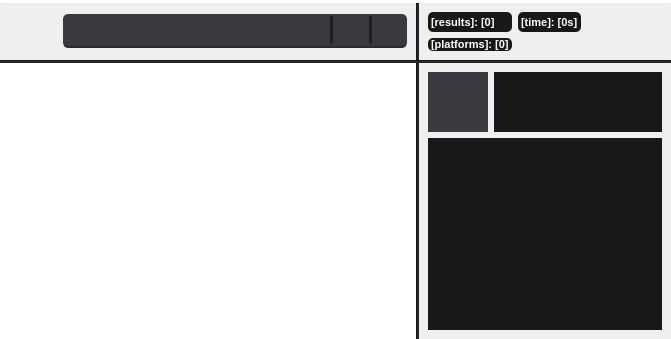
      <widget class="QWidget" name="page_2">
       <layout class="QGridLayout" name="gridLayout_20">
        <property name="leftMargin">
         <number>0</number>
        </property>
        <property name="topMargin">
         <number>0</number>
        </property>
        <property name="rightMargin">
         <number>0</number>
        </property>
        <property name="bottomMargin">
         <number>0</number>
        </property>
        <property name="spacing">
         <number>0</number>
        </property>
        <item row="1" column="2">
         <widget class="Line" name="line_2">
          <property name="styleSheet">
           <string notr="true">background-color: rgb(35, 36, 40);</string>
          </property>
          <property name="orientation">
           <enum>Qt::Vertical</enum>
          </property>
         </widget>
        </item>
        <item row="2" column="0" colspan="5">
         <widget class="Line" name="line_3">
          <property name="styleSheet">
           <string notr="true">background-color: rgb(35, 36, 40);</string>
          </property>
          <property name="orientation">
           <enum>Qt::Horizontal</enum>
          </property>
         </widget>
        </item>
        <item row="3" column="0">
         <widget class="QListWidget" name="listWidget_3">
          <property name="font">
           <font>
            <pointsize>8</pointsize>
           </font>
          </property>
          <property name="frameShape">
           <enum>QFrame::NoFrame</enum>
          </property>
         </widget>
        </item>
        <item row="0" column="0" colspan="5">
         <widget class="QProgressBar" name="progressBar">
          <property name="minimumSize">
           <size>
            <width>0</width>
            <height>3</height>
           </size>
          </property>
          <property name="maximumSize">
           <size>
            <width>16777215</width>
            <height>3</height>
           </size>
          </property>
          <property name="styleSheet">
           <string notr="true">QProgressBar {
    border-radius: 1px;
}

QProgressBar::chunk {
    background-color: rgb(86, 88, 94);
    width: 5px;
}</string>
          </property>
          <property name="value">
           <number>0</number>
          </property>
          <property name="textVisible">
           <bool>false</bool>
          </property>
         </widget>
        </item>
        <item row="3" column="2">
         <widget class="Line" name="line_6">
          <property name="styleSheet">
           <string notr="true">background-color: rgb(35, 36, 40);</string>
          </property>
          <property name="orientation">
           <enum>Qt::Vertical</enum>
          </property>
         </widget>
        </item>
        <item row="1" column="0">
         <widget class="QFrame" name="frame_9">
          <property name="frameShape">
           <enum>QFrame::NoFrame</enum>
          </property>
          <property name="frameShadow">
           <enum>QFrame::Raised</enum>
          </property>
          <layout class="QGridLayout" name="gridLayout_19">
           <item row="1" column="1">
            <spacer name="horizontalSpacer_7">
             <property name="orientation">
              <enum>Qt::Horizontal</enum>
             </property>
             <property name="sizeType">
              <enum>QSizePolicy::Fixed</enum>
             </property>
             <property name="sizeHint" stdset="0">
              <size>
               <width>16</width>
               <height>0</height>
              </size>
             </property>
            </spacer>
           </item>
           <item row="1" column="0">
            <widget class="QPushButton" name="pushButton_24">
             <property name="styleSheet">
              <string notr="true">border-radius: 0px;</string>
             </property>
             <property name="text">
              <string/>
             </property>
             <property name="icon">
              <iconset>
               <normalon>res/icon.png</normalon>
              </iconset>
             </property>
             <property name="iconSize">
              <size>
               <width>38</width>
               <height>38</height>
              </size>
             </property>
            </widget>
           </item>
           <item row="1" column="2">
            <widget class="QFrame" name="frame_10">
             <property name="sizePolicy">
              <sizepolicy hsizetype="Preferred" vsizetype="Maximum">
               <horstretch>0</horstretch>
               <verstretch>0</verstretch>
              </sizepolicy>
             </property>
             <property name="styleSheet">
              <string notr="true">QPushButton {
	border-radius: 6px;
}

QPushButton:hover {
	background-color: rgb(76, 78, 84);
}

QPushButton:pressed {
	background-color: rgb(66, 68, 74);
	color: rgb(30, 31, 34);
}

QWidget {
	background-color: rgb(56, 58, 64);
}
.QFrame {
	border-radius: 5px;
    border-bottom: 2px solid #2d2a2a;
}</string>
             </property>
             <property name="frameShape">
              <enum>QFrame::NoFrame</enum>
             </property>
             <property name="frameShadow">
              <enum>QFrame::Raised</enum>
             </property>
             <layout class="QGridLayout" name="gridLayout_17">
              <property name="leftMargin">
               <number>5</number>
              </property>
              <property name="topMargin">
               <number>2</number>
              </property>
              <property name="rightMargin">
               <number>5</number>
              </property>
              <property name="bottomMargin">
               <number>2</number>
              </property>
              <property name="verticalSpacing">
               <number>0</number>
              </property>
              <item row="1" column="4">
               <widget class="QPushButton" name="pushButton_22">
                <property name="sizePolicy">
                 <sizepolicy hsizetype="Fixed" vsizetype="Fixed">
                  <horstretch>0</horstretch>
                  <verstretch>0</verstretch>
                 </sizepolicy>
                </property>
                <property name="minimumSize">
                 <size>
                  <width>24</width>
                  <height>24</height>
                 </size>
                </property>
                <property name="maximumSize">
                 <size>
                  <width>24</width>
                  <height>24</height>
                 </size>
                </property>
                <property name="styleSheet">
                 <string notr="true"/>
                </property>
                <property name="text">
                 <string/>
                </property>
                <property name="icon">
                 <iconset>
                  <normalon>res/search.png</normalon>
                 </iconset>
                </property>
                <property name="iconSize">
                 <size>
                  <width>18</width>
                  <height>18</height>
                 </size>
                </property>
               </widget>
              </item>
              <item row="1" column="2">
               <widget class="QPushButton" name="pushButton_23">
                <property name="sizePolicy">
                 <sizepolicy hsizetype="Fixed" vsizetype="Fixed">
                  <horstretch>0</horstretch>
                  <verstretch>0</verstretch>
                 </sizepolicy>
                </property>
                <property name="minimumSize">
                 <size>
                  <width>24</width>
                  <height>24</height>
                 </size>
                </property>
                <property name="maximumSize">
                 <size>
                  <width>24</width>
                  <height>24</height>
                 </size>
                </property>
                <property name="text">
                 <string/>
                </property>
                <property name="icon">
                 <iconset>
                  <normalon>res/sort.png</normalon>
                 </iconset>
                </property>
                <property name="iconSize">
                 <size>
                  <width>18</width>
                  <height>18</height>
                 </size>
                </property>
               </widget>
              </item>
              <item row="0" column="0" rowspan="3">
               <widget class="QFrame" name="frame_11">
                <property name="sizePolicy">
                 <sizepolicy hsizetype="Expanding" vsizetype="Preferred">
                  <horstretch>0</horstretch>
                  <verstretch>0</verstretch>
                 </sizepolicy>
                </property>
                <property name="styleSheet">
                 <string notr="true">border-bottom: 0px;</string>
                </property>
                <property name="frameShape">
                 <enum>QFrame::NoFrame</enum>
                </property>
                <property name="frameShadow">
                 <enum>QFrame::Raised</enum>
                </property>
                <layout class="QGridLayout" name="gridLayout_18">
                 <property name="leftMargin">
                  <number>0</number>
                 </property>
                 <property name="topMargin">
                  <number>0</number>
                 </property>
                 <property name="rightMargin">
                  <number>0</number>
                 </property>
                 <property name="bottomMargin">
                  <number>0</number>
                 </property>
                 <property name="spacing">
                  <number>0</number>
                 </property>
                 <item row="1" column="0">
                  <spacer name="verticalSpacer_9">
                   <property name="orientation">
                    <enum>Qt::Vertical</enum>
                   </property>
                   <property name="sizeHint" stdset="0">
                    <size>
                     <width>2</width>
                     <height>2</height>
                    </size>
                   </property>
                  </spacer>
                 </item>
                 <item row="0" column="0">
                  <widget class="QPlainTextEdit" name="plainTextEdit_2">
                   <property name="sizePolicy">
                    <sizepolicy hsizetype="Expanding" vsizetype="Fixed">
                     <horstretch>0</horstretch>
                     <verstretch>0</verstretch>
                    </sizepolicy>
                   </property>
                   <property name="maximumSize">
                    <size>
                     <width>16777215</width>
                     <height>26</height>
                    </size>
                   </property>
                   <property name="styleSheet">
                    <string notr="true">color: rgb(255, 255, 255);
border-bottom: 0px;</string>
                   </property>
                   <property name="frameShape">
                    <enum>QFrame::NoFrame</enum>
                   </property>
                   <property name="plainText">
                    <string/>
                   </property>
                  </widget>
                 </item>
                </layout>
               </widget>
              </item>
              <item row="0" column="4">
               <spacer name="verticalSpacer_8">
                <property name="orientation">
                 <enum>Qt::Vertical</enum>
                </property>
                <property name="sizeHint" stdset="0">
                 <size>
                  <width>2</width>
                  <height>2</height>
                 </size>
                </property>
               </spacer>
              </item>
              <item row="2" column="4">
               <spacer name="verticalSpacer_7">
                <property name="orientation">
                 <enum>Qt::Vertical</enum>
                </property>
                <property name="sizeHint" stdset="0">
                 <size>
                  <width>0</width>
                  <height>0</height>
                 </size>
                </property>
               </spacer>
              </item>
              <item row="0" column="3" rowspan="3">
               <widget class="Line" name="line_5">
                <property name="styleSheet">
                 <string notr="true">background-color: rgb(30, 31, 34);</string>
                </property>
                <property name="orientation">
                 <enum>Qt::Vertical</enum>
                </property>
               </widget>
              </item>
              <item row="0" column="1" rowspan="3">
               <widget class="Line" name="line_4">
                <property name="styleSheet">
                 <string notr="true">background-color: rgb(30, 31, 34);</string>
                </property>
                <property name="orientation">
                 <enum>Qt::Vertical</enum>
                </property>
               </widget>
              </item>
             </layout>
            </widget>
           </item>
          </layout>
         </widget>
        </item>
        <item row="3" column="3" colspan="2">
         <widget class="QFrame" name="frame_13">
          <property name="sizePolicy">
           <sizepolicy hsizetype="Maximum" vsizetype="Preferred">
            <horstretch>0</horstretch>
            <verstretch>0</verstretch>
           </sizepolicy>
          </property>
          <property name="maximumSize">
           <size>
            <width>252</width>
            <height>16777215</height>
           </size>
          </property>
          <property name="styleSheet">
           <string notr="true">color: rgb(255, 255, 255);</string>
          </property>
          <property name="frameShape">
           <enum>QFrame::NoFrame</enum>
          </property>
          <property name="frameShadow">
           <enum>QFrame::Raised</enum>
          </property>
          <layout class="QGridLayout" name="gridLayout_21">
           <item row="0" column="0">
            <widget class="QFrame" name="frame_14">
             <property name="frameShape">
              <enum>QFrame::NoFrame</enum>
             </property>
             <property name="frameShadow">
              <enum>QFrame::Raised</enum>
             </property>
             <layout class="QGridLayout" name="gridLayout_22">
              <property name="leftMargin">
               <number>0</number>
              </property>
              <property name="topMargin">
               <number>0</number>
              </property>
              <property name="rightMargin">
               <number>0</number>
              </property>
              <property name="bottomMargin">
               <number>0</number>
              </property>
              <property name="horizontalSpacing">
               <number>6</number>
              </property>
              <property name="verticalSpacing">
               <number>0</number>
              </property>
              <item row="0" column="0">
               <widget class="QPushButton" name="pushButton_12">
                <property name="sizePolicy">
                 <sizepolicy hsizetype="Fixed" vsizetype="Fixed">
                  <horstretch>0</horstretch>
                  <verstretch>0</verstretch>
                 </sizepolicy>
                </property>
                <property name="minimumSize">
                 <size>
                  <width>60</width>
                  <height>60</height>
                 </size>
                </property>
                <property name="styleSheet">
                 <string notr="true">border-radius: 0px;
background-color: rgb(56, 58, 64);</string>
                </property>
                <property name="text">
                 <string/>
                </property>
               </widget>
              </item>
              <item row="0" column="1">
               <widget class="QTextBrowser" name="textBrowser_7">
                <property name="sizePolicy">
                 <sizepolicy hsizetype="Expanding" vsizetype="Fixed">
                  <horstretch>0</horstretch>
                  <verstretch>0</verstretch>
                 </sizepolicy>
                </property>
                <property name="minimumSize">
                 <size>
                  <width>0</width>
                  <height>60</height>
                 </size>
                </property>
                <property name="maximumSize">
                 <size>
                  <width>16777215</width>
                  <height>60</height>
                 </size>
                </property>
                <property name="font">
                 <font>
                  <pointsize>13</pointsize>
                  <weight>75</weight>
                  <bold>true</bold>
                 </font>
                </property>
                <property name="styleSheet">
                 <string notr="true">background-color: rgb(23, 24, 26);</string>
                </property>
                <property name="frameShape">
                 <enum>QFrame::NoFrame</enum>
                </property>
                <property name="html">
                 <string>&lt;!DOCTYPE HTML PUBLIC &quot;-//W3C//DTD HTML 4.0//EN&quot; &quot;http://www.w3.org/TR/REC-html40/strict.dtd&quot;&gt;
&lt;html&gt;&lt;head&gt;&lt;meta name=&quot;qrichtext&quot; content=&quot;1&quot; /&gt;&lt;style type=&quot;text/css&quot;&gt;
p, li { white-space: pre-wrap; }
&lt;/style&gt;&lt;/head&gt;&lt;body style=&quot; font-family:'Noto Sans'; font-size:13pt; font-weight:600; font-style:normal;&quot;&gt;
&lt;p style=&quot;-qt-paragraph-type:empty; margin-top:0px; margin-bottom:0px; margin-left:0px; margin-right:0px; -qt-block-indent:0; text-indent:0px;&quot;&gt;&lt;br /&gt;&lt;/p&gt;&lt;/body&gt;&lt;/html&gt;</string>
                </property>
               </widget>
              </item>
             </layout>
            </widget>
           </item>
           <item row="1" column="0">
            <widget class="QTextBrowser" name="textBrowser">
             <property name="font">
              <font>
               <pointsize>8</pointsize>
               <weight>50</weight>
               <bold>false</bold>
              </font>
             </property>
             <property name="styleSheet">
              <string notr="true">background-color: rgb(23, 24, 26);</string>
             </property>
             <property name="frameShape">
              <enum>QFrame::NoFrame</enum>
             </property>
             <property name="html">
              <string>&lt;!DOCTYPE HTML PUBLIC &quot;-//W3C//DTD HTML 4.0//EN&quot; &quot;http://www.w3.org/TR/REC-html40/strict.dtd&quot;&gt;
&lt;html&gt;&lt;head&gt;&lt;meta name=&quot;qrichtext&quot; content=&quot;1&quot; /&gt;&lt;style type=&quot;text/css&quot;&gt;
p, li { white-space: pre-wrap; }
&lt;/style&gt;&lt;/head&gt;&lt;body style=&quot; font-family:'Noto Sans'; font-size:8pt; font-weight:400; font-style:normal;&quot;&gt;
&lt;p style=&quot;-qt-paragraph-type:empty; margin-top:0px; margin-bottom:0px; margin-left:0px; margin-right:0px; -qt-block-indent:0; text-indent:0px; font-size:10pt;&quot;&gt;&lt;br /&gt;&lt;/p&gt;&lt;/body&gt;&lt;/html&gt;</string>
             </property>
            </widget>
           </item>
          </layout>
         </widget>
        </item>
        <item row="1" column="3" colspan="2">
         <widget class="QFrame" name="frame_12">
          <property name="sizePolicy">
           <sizepolicy hsizetype="Preferred" vsizetype="Preferred">
            <horstretch>0</horstretch>
            <verstretch>0</verstretch>
           </sizepolicy>
          </property>
          <property name="maximumSize">
           <size>
            <width>252</width>
            <height>16777215</height>
           </size>
          </property>
          <property name="styleSheet">
           <string notr="true">QLabel {
	color: rgb(255, 255, 255);
	background-color: rgb(23, 24, 26);
	border-radius: 5px;
}</string>
          </property>
          <property name="frameShape">
           <enum>QFrame::NoFrame</enum>
          </property>
          <property name="frameShadow">
           <enum>QFrame::Raised</enum>
          </property>
          <layout class="QGridLayout" name="gridLayout_23">
           <item row="0" column="1">
            <widget class="QLabel" name="label_5">
             <property name="font">
              <font>
               <pointsize>8</pointsize>
               <weight>75</weight>
               <bold>true</bold>
              </font>
             </property>
             <property name="styleSheet">
              <string notr="true"/>
             </property>
             <property name="text">
              <string> [time]: [0s] </string>
             </property>
             <property name="margin">
              <number>5</number>
             </property>
             <property name="indent">
              <number>0</number>
             </property>
            </widget>
           </item>
           <item row="0" column="0">
            <widget class="QLabel" name="label_3">
             <property name="font">
              <font>
               <pointsize>8</pointsize>
               <weight>75</weight>
               <bold>true</bold>
              </font>
             </property>
             <property name="styleSheet">
              <string notr="true"/>
             </property>
             <property name="text">
              <string> [results]: [0] </string>
             </property>
             <property name="margin">
              <number>5</number>
             </property>
             <property name="indent">
              <number>0</number>
             </property>
            </widget>
           </item>
           <item row="1" column="0">
            <widget class="QLabel" name="label_4">
             <property name="font">
              <font>
               <pointsize>8</pointsize>
               <weight>75</weight>
               <bold>true</bold>
              </font>
             </property>
             <property name="styleSheet">
              <string notr="true"/>
             </property>
             <property name="text">
              <string> [platforms]: [0] </string>
             </property>
             <property name="margin">
              <number>5</number>
             </property>
             <property name="indent">
              <number>0</number>
             </property>
            </widget>
           </item>
           <item row="0" column="2">
            <spacer name="horizontalSpacer_8">
             <property name="orientation">
              <enum>Qt::Horizontal</enum>
             </property>
             <property name="sizeType">
              <enum>QSizePolicy::Expanding</enum>
             </property>
             <property name="sizeHint" stdset="0">
              <size>
               <width>40</width>
               <height>20</height>
              </size>
             </property>
            </spacer>
           </item>
          </layout>
         </widget>
        </item>
       </layout>
      </widget>
